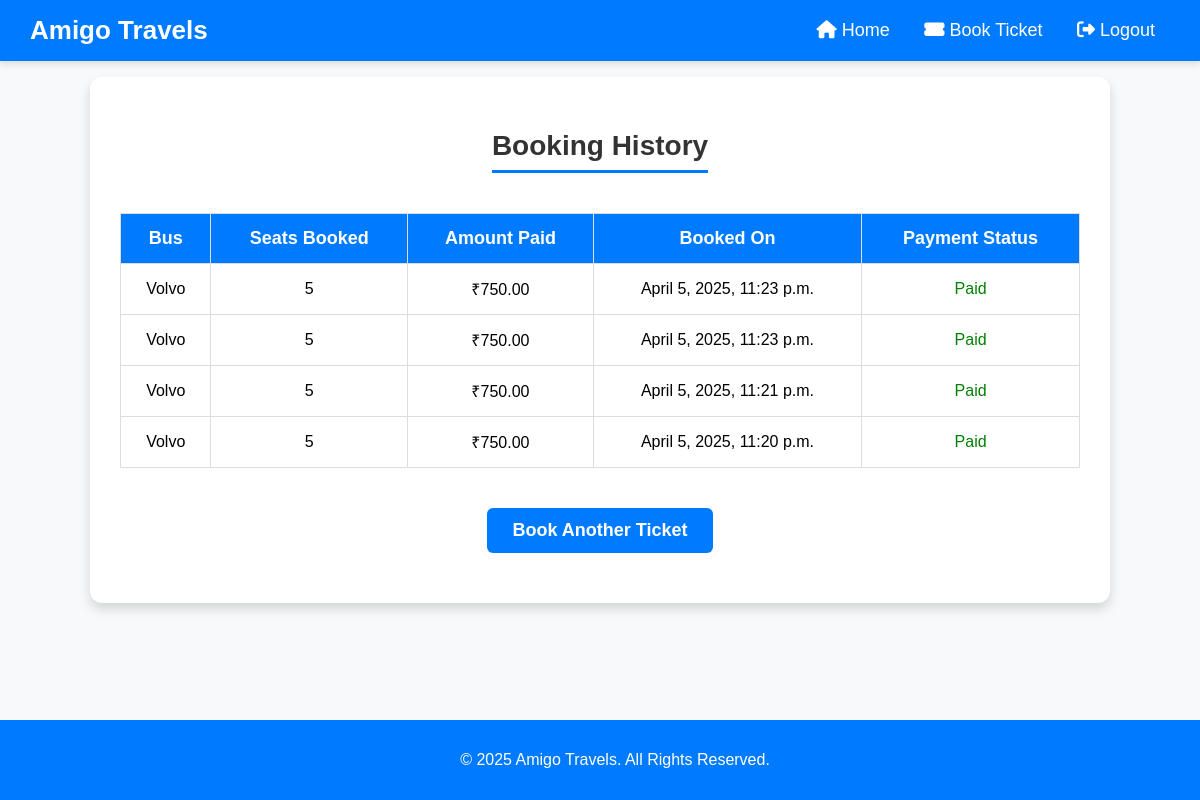
/booking/history/ (signed in), run on an earlier commit of the app's database.
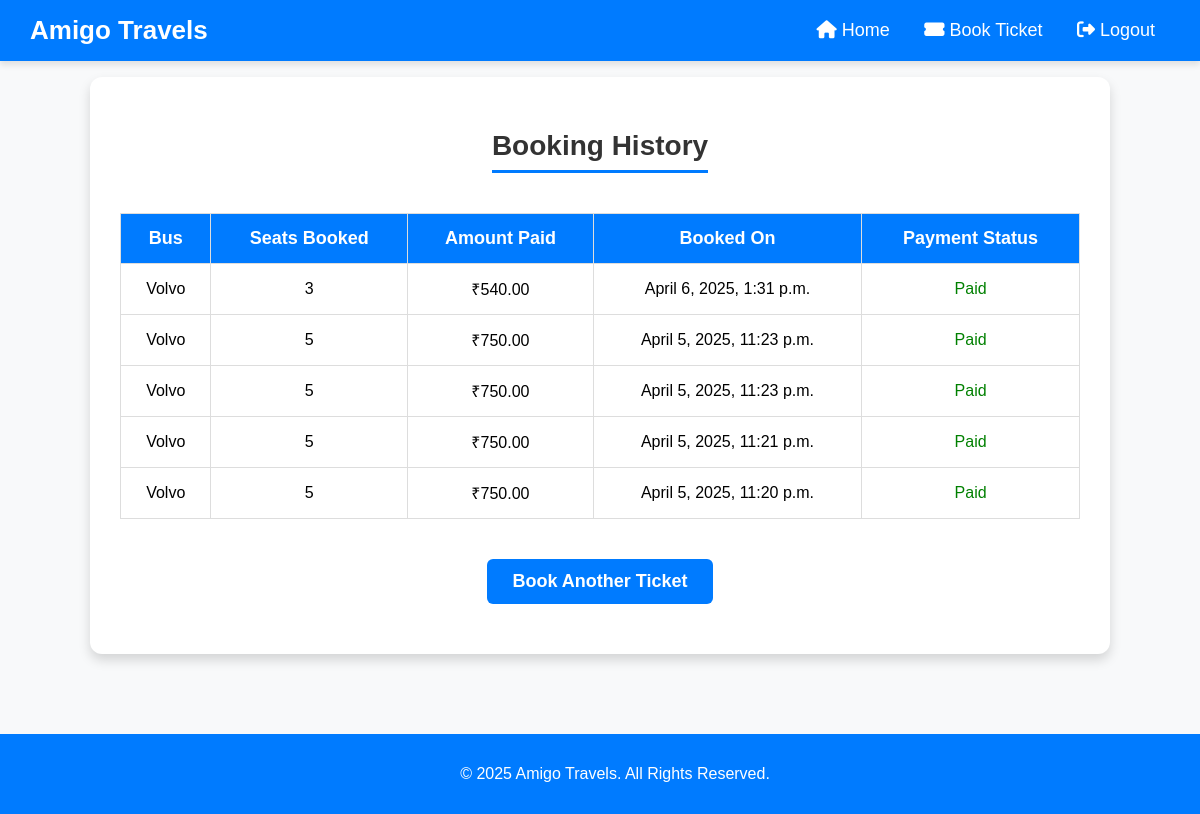
And on a later commit of the database.
### booking/models.py (models this page shows, shortened)
class Booking(models.Model):
    user = models.ForeignKey(User, on_delete=models.CASCADE)
    bus = models.ForeignKey(Bus, on_delete=models.CASCADE)
    seats_booked = models.IntegerField()
    amount_paid = models.DecimalField(max_digits=10, decimal_places=2)
    booked_on = models.DateTimeField(auto_now_add=True)
    payment_status = models.BooleanField(default=False)

class Bus(models.Model):
    name = models.CharField(max_length=255)
    source = models.CharField(max_length=100)
    destination = models.CharField(max_length=100)
    departure_time = models.DateTimeField()
    arrival_time = models.DateTimeField()
    total_seats = models.IntegerField()
    available_seats = models.IntegerField()
    price = models.DecimalField(max_digits=10, decimal_places=2)

### booking/views.py (the view)
# urls.py: path('booking/history/', views.booking_history, name='booking_history'),
@login_required
def booking_history(request):
    bookings = Booking.objects.filter(user=request.user).order_by('-booked_on')
    return render(request, 'booking/booking_history.html', {'bookings': bookings})

### booking/templates/booking/booking_history.html (shortened to what this page needs)
<!DOCTYPE html>
<html lang="en">
<head>
    {% load static %}
    <link rel="stylesheet" href="https://cdnjs.cloudflare.com/ajax/libs/font-awesome/6.4.2/css/all.min.css">
</head>
<body>
    <nav>
        <div class="logo">Amigo Travels</div>
        <ul>
            <li><a href="{% url 'booking:dashboard' %}"><i class="fas fa-home"></i> Home</a></li>
            <li><a href="{% url 'booking:booking' %}"><i class="fas fa-ticket-alt"></i> Book Ticket</a></li>
            <li><a href="{% url 'booking:logout' %}"><i class="fas fa-sign-out-alt"></i> Logout</a></li>
        </ul>
    </nav>
<div class="container-box">
    <h2>Booking History</h2>
    {% if bookings %}
        <table>
            <thead>
                <tr>
                    <th>Bus</th>
                    <th>Seats Booked</th>
                    <th>Amount Paid</th>
                    <th>Booked On</th>
                    <th>Payment Status</th>
                </tr>
            </thead>
            <tbody>
                {% for booking in bookings %}
                <tr>
                    <td>{{ booking.bus.name }}</td>
                    <td>{{ booking.seats_booked }}</td>
                    <td>₹{{ booking.amount_paid }}</td>
                    <td>{{ booking.booked_on }}</td>
                    <td>
                        {% if booking.payment_status %}
                            <span style="color: green;">Paid</span>
                        {% else %}
                            <span style="color: red;">Pending</span>
                        {% endif %}
                    </td>
                </tr>
                {% endfor %}
            </tbody>
        </table>
        <div style="margin-top: 20px; margin-bottom:20px">
            <a href="{% url 'booking:booking' %}" class="btn-custom">Book Another Ticket</a>
        </div>
    {% else %}
        <p style="text-align: center;">No bookings found.</p>
    {% endif %}
</div>
    <footer class="footer">
        <p>&copy; 2025 Amigo Travels. All Rights Reserved.</p>
    </footer>
</body>
</html>

### booking/templates/booking/booking_history.html (style rules this page uses)
body { font-family: 'Poppins', sans-serif; margin: 0; padding: 0; background: #f8f9fa; }
nav { background: #007bff; color: white; padding: 15px 30px; display: flex; justify-content: space-between; align-items: center; box-shadow: 0px 4px 6px rgba(0, 0, 0, 0.1); }
.logo { font-size: 26px; font-weight: bold; }
nav ul { list-style: none; padding: 0; margin: 0; }
nav ul li { display: inline; margin: 0 15px; }
nav ul li a { color: white; text-decoration: none; font-size: 18px; transition: 0.3s; }
.container-box { width: 80%; margin: 1rem auto; background: white; padding: 30px; border-radius: 12px; box-shadow: 0px 6px 12px rgba(0, 0, 0, 0.15); text-align: center; margin-bottom: 10rem; }
h2 { font-size: 28px; margin-bottom: 20px; color: #333; border-bottom: 3px solid #007bff; display: inline-block; padding-bottom: 8px; }
table { width: 100%; border-collapse: collapse; margin-top: 20px; }
th, td { padding: 14px; border: 1px solid #ddd; text-align: center; }
th { background: #007bff; color: white; font-size: 18px; }
td { font-size: 16px; }
.btn-custom { display: inline-block; background: #007bff; color: white; font-size: 18px; padding: 12px 25px; margin-top: 20px; border-radius: 6px; text-decoration: none; font-weight: bold; transition: 0.3s; }
.footer { background: #007bff; color: white; text-align: center; padding: 15px; position: fixed; bottom: 0; width: 100%; font-size: 16px; }

What changed in the data, as far as the page shows it:
added Booking: bus.name "Volvo", seats_booked "3", amount_paid "540.00", booked_on "April 6, 2025, 1:31 p.m.", payment_status "Paid"
